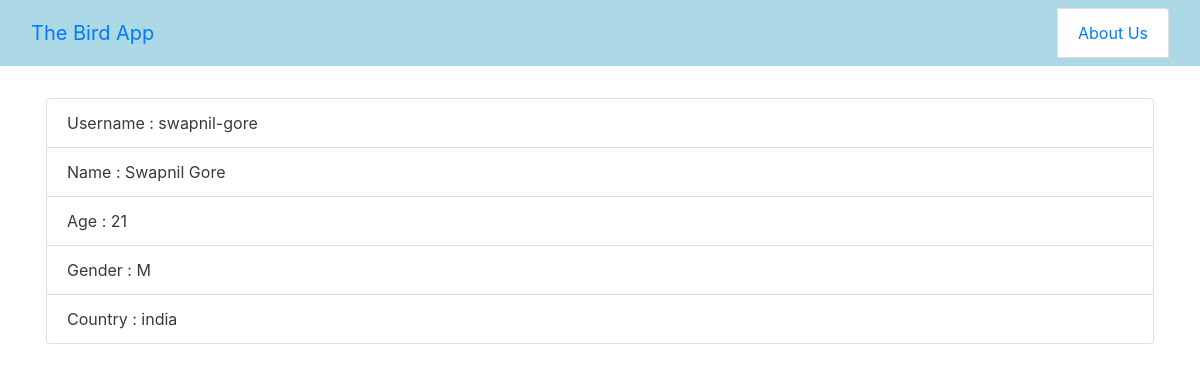
Page /profile/1/ on the committed database.
### bird_app/models.py (models this page shows, shortened)
class CustomUser(AbstractUser):
    username = models.CharField(max_length=50, default='defaul_user', unique=True)
    name = models.CharField(max_length=50)
    age = models.PositiveIntegerField(null=True, blank=True)
    gender_choices = (('M','male'),('F','female'),('-', 'rather not says'))
    gender = models.CharField(max_length=20, choices=gender_choices, default='-')
    country = models.CharField(max_length=100)
    email = models.EmailField(max_length=200, default = "new_user@gmail.com")
    password = models.CharField(max_length=200, default = "12345678")

### bird_app/views.py (the view)
# urls.py: path('profile/<int:pk>/', UserDetailView.as_view(), name='user_detail'),
class UserDetailView(DetailView):
    template_name = 'user_detail.html'
    model = CustomUser
    context_object_name = 'customUser'

### templates/user_detail.html
{% extends 'base.html' %}
{% block content %}
<ul class="list-group">
  <li class="list-group-item">Username : {{ customUser.username }}</li>
  <li class="list-group-item">Name : {{ customUser.name }}</li>
  <li class="list-group-item">Age : {{ customUser.age }}</li>
  <li class="list-group-item">Gender : {{ customUser.gender }}</li>
  <li class="list-group-item">Country : {{ customUser.country}}</li>
</ul>
{% endblock content %}

### rows in the picture
CustomUser: username "swapnil-gore", name "Swapnil Gore", age "21", gender "M", country "india"
